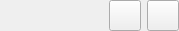
<?xml version="1.0" encoding="UTF-8"?>
<ui version="4.0">
 <class>YoutubeSettingsWidget</class>
 <widget class="QWidget" name="YoutubeSettingsWidget">
  <property name="geometry">
   <rect>
    <x>0</x>
    <y>0</y>
    <width>179</width>
    <height>27</height>
   </rect>
  </property>
  <property name="windowTitle">
   <string>Form</string>
  </property>
  <layout class="QHBoxLayout" name="horizontalLayout_2">
   <property name="margin">
    <number>0</number>
   </property>
   <item>
    <layout class="QHBoxLayout" name="horizontalLayout">
     <item>
      <spacer name="horizontalSpacer">
       <property name="orientation">
        <enum>Qt::Horizontal</enum>
       </property>
       <property name="sizeHint" stdset="0">
        <size>
         <width>140</width>
         <height>20</height>
        </size>
       </property>
      </spacer>
     </item>
     <item>
      <widget class="DownloadButton" name="downloadButton">
       <property name="text">
        <string/>
       </property>
       <property name="iconSize">
        <size>
         <width>24</width>
         <height>24</height>
        </size>
       </property>
      </widget>
     </item>
     <item>
      <widget class="SettingsButton" name="settingsButton">
       <property name="text">
        <string/>
       </property>
       <property name="iconSize">
        <size>
         <width>24</width>
         <height>24</height>
        </size>
       </property>
      </widget>
     </item>
    </layout>
   </item>
  </layout>
 </widget>
 <customwidgets>
  <customwidget>
   <class>SettingsButton</class>
   <extends>QToolButton</extends>
   <header>settingsbutton.h</header>
  </customwidget>
  <customwidget>
   <class>DownloadButton</class>
   <extends>QToolButton</extends>
   <header>downloadbutton.h</header>
  </customwidget>
 </customwidgets>
 <resources/>
 <connections/>
</ui>
